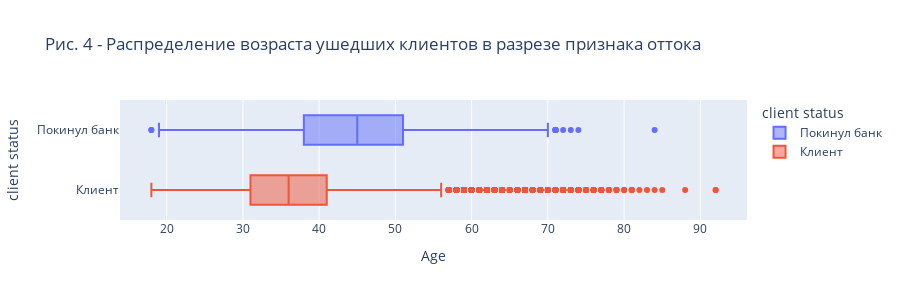

Here is the notebook cell this chart was saved with:
### Markdown cell above
# Задание 9.4. 
----------
Посмотрите на распределение возраста в разрезе признака оттока. В какой группе больше потенциальных выбросов? На какую возрастную категорию клиентов стоит обратить внимание банку?

### Code cell
#блочная диаграмма с помощью библиотеки Plotly
import plotly
import plotly.express as px
fig = px.box(
    data_frame = churn_df,
    x = 'Age',
    y = 'client status',
    color = 'client status',
    height=300,
    width=900,
    title='Рис. 4 - Распределение возраста ушедших клиентов в разрезе признака оттока',
    labels=dict(Balance='Баланс клиентов, доллар'), 
)
fig.show()

#справочная информация (для отображения нужно стереть #)
#print('Количество ушедших клиентов в возрастной группе 41-50: ', churn_df[(churn_df['client status'] == 'Покинул банк') & (churn_df['Age group']=='41-50')].value_counts().shape[0], 'человек') #788

#print('Количество ушедших клиентов в возрастной группе 31-60: ', churn_df[(churn_df['client status'] == 'Покинул банк') & (churn_df['Age'] > 31) & (churn_df['Age'] < 60)].value_counts().shape[0], 'человек') #1709

#print('Количество ушедших клиентов в возрастных группах 18-30 и 81-95: ', churn_df[(churn_df['client status'] == 'Покинул банк') & (churn_df['Age'] < 30) | (churn_df['Age'] > 80)].value_counts().shape[0], 'человек') #136

### Figure 1 — Plotly figure (JSON) as saved in the notebook; plotly's stock layout.template omitted (floating-point values rounded to 4 significant figures; data arrays with more than 128 entries replaced by an {"elided": "..."} marker saying what was removed)
{"data": [{"alignmentgroup": "True", "hovertemplate": "client status=%{y}<br>Age=%{x}<extra></extra>", "legendgroup": "Покинул банк", "marker": {"color": "#636efa"}, "name": "Покинул банк", "notched": false, "offsetgroup": "Покинул банк", "orientation": "h", "showlegend": true, "type": "box", "x": {"elided": "2037 int values"}, "x0": " ", "xaxis": "x", "y": {"elided": "2037 str values"}, "y0": " ", "yaxis": "y"}, {"alignmentgroup": "True", "hovertemplate": "client status=%{y}<br>Age=%{x}<extra></extra>", "legendgroup": "Клиент", "marker": {"color": "#EF553B"}, "name": "Клиент", "notched": false, "offsetgroup": "Клиент", "orientation": "h", "showlegend": true, "type": "box", "x": {"elided": "7963 int values"}, "x0": " ", "xaxis": "x", "y": {"elided": "7963 str values"}, "y0": " ", "yaxis": "y"}], "layout": {"boxmode": "overlay", "height": 300, "legend": {"title": {"text": "client status"}, "tracegroupgap": 0}, "title": {"text": "Рис. 4 - Распределение возраста ушедших клиентов в разрезе признака оттока"}, "width": 900, "xaxis": {"anchor": "y", "domain": [0, 1], "title": {"text": "Age"}}, "yaxis": {"anchor": "x", "categoryarray": ["Клиент", "Покинул банк"], "categoryorder": "array", "domain": [0, 1], "title": {"text": "client status"}}}}
